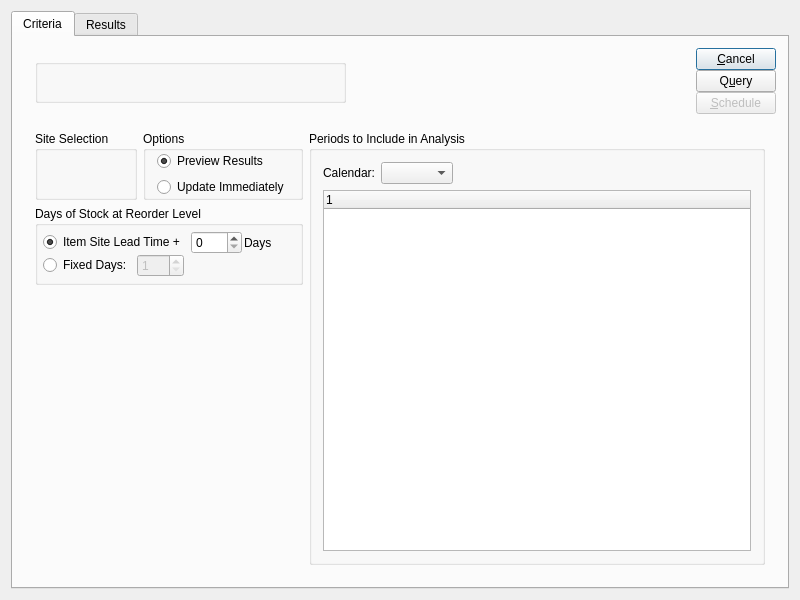
<?xml version="1.0" encoding="UTF-8"?>
<ui version="4.0">
 <comment>This file is part of the xTuple ERP: PostBooks Edition, a free and
open source Enterprise Resource Planning software suite,
Copyright (c) 1999-2010 by OpenMFG LLC, d/b/a xTuple.
It is licensed to you under the Common Public Attribution License
version 1.0, the full text of which (including xTuple-specific Exhibits)
is available at www.xtuple.com/CPAL.  By using this software, you agree
to be bound by its terms.</comment>
 <class>updateReorderLevels</class>
 <widget class="QDialog" name="updateReorderLevels">
  <property name="geometry">
   <rect>
    <x>0</x>
    <y>0</y>
    <width>800</width>
    <height>600</height>
   </rect>
  </property>
  <property name="windowTitle">
   <string>Update Reorder Levels</string>
  </property>
  <layout class="QGridLayout">
   <item row="0" column="0">
    <widget class="QTabWidget" name="_tab">
     <property name="currentIndex">
      <number>0</number>
     </property>
     <widget class="QWidget" name="_criteriaTab">
      <attribute name="title">
       <string>Criteria</string>
      </attribute>
      <layout class="QGridLayout">
       <item row="0" column="0">
        <layout class="QHBoxLayout">
         <item>
          <widget class="QStackedWidget" name="_stack">
           <property name="currentIndex">
            <number>0</number>
           </property>
           <widget class="QWidget" name="_paramPage">
            <layout class="QGridLayout">
             <item row="0" column="0">
              <widget class="ParameterGroup" name="_parameter">
               <property name="title">
                <string/>
               </property>
               <property name="fixedSize">
                <bool>false</bool>
               </property>
              </widget>
             </item>
            </layout>
           </widget>
           <widget class="QWidget" name="_itemPage">
            <layout class="QGridLayout">
             <item row="0" column="0">
              <widget class="ItemCluster" name="_item">
               <property name="enabled">
                <bool>true</bool>
               </property>
              </widget>
             </item>
            </layout>
           </widget>
          </widget>
         </item>
         <item>
          <spacer>
           <property name="orientation">
            <enum>Qt::Horizontal</enum>
           </property>
           <property name="sizeHint" stdset="0">
            <size>
             <width>0</width>
             <height>20</height>
            </size>
           </property>
          </spacer>
         </item>
         <item>
          <layout class="QVBoxLayout">
           <property name="spacing">
            <number>0</number>
           </property>
           <item>
            <layout class="QVBoxLayout">
             <property name="spacing">
              <number>0</number>
             </property>
             <item>
              <widget class="QPushButton" name="_close">
               <property name="text">
                <string>&amp;Cancel</string>
               </property>
              </widget>
             </item>
             <item>
              <widget class="QPushButton" name="_update">
               <property name="text">
                <string>Q&amp;uery</string>
               </property>
               <property name="default">
                <bool>true</bool>
               </property>
              </widget>
             </item>
             <item>
              <widget class="QPushButton" name="_submit">
               <property name="enabled">
                <bool>false</bool>
               </property>
               <property name="text">
                <string>&amp;Schedule</string>
               </property>
              </widget>
             </item>
            </layout>
           </item>
           <item>
            <spacer>
             <property name="orientation">
              <enum>Qt::Vertical</enum>
             </property>
             <property name="sizeHint" stdset="0">
              <size>
               <width>20</width>
               <height>0</height>
              </size>
             </property>
            </spacer>
           </item>
          </layout>
         </item>
        </layout>
       </item>
       <item row="1" column="0">
        <widget class="QFrame" name="_frame">
         <property name="sizePolicy">
          <sizepolicy hsizetype="Preferred" vsizetype="Preferred">
           <horstretch>0</horstretch>
           <verstretch>1</verstretch>
          </sizepolicy>
         </property>
         <property name="frameShape">
          <enum>QFrame::NoFrame</enum>
         </property>
         <property name="frameShadow">
          <enum>QFrame::Raised</enum>
         </property>
         <layout class="QGridLayout">
          <item row="0" column="0">
           <widget class="WarehouseGroup" name="_warehouse">
            <property name="title">
             <string>Site Selection</string>
            </property>
            <property name="fixedSize">
             <bool>false</bool>
            </property>
           </widget>
          </item>
          <item row="0" column="1">
           <widget class="QGroupBox" name="groupBox">
            <property name="title">
             <string>Options</string>
            </property>
            <layout class="QGridLayout">
             <property name="topMargin">
              <number>0</number>
             </property>
             <property name="bottomMargin">
              <number>0</number>
             </property>
             <item row="0" column="0">
              <widget class="QRadioButton" name="_preview">
               <property name="text">
                <string>Preview Results</string>
               </property>
               <property name="checked">
                <bool>true</bool>
               </property>
              </widget>
             </item>
             <item row="1" column="0">
              <widget class="QRadioButton" name="_postImmediate">
               <property name="text">
                <string>Update Immediately</string>
               </property>
              </widget>
             </item>
            </layout>
           </widget>
          </item>
          <item row="0" column="2" rowspan="3">
           <widget class="QGroupBox" name="_periodsToInclude">
            <property name="title">
             <string>Periods to Include in Analysis</string>
            </property>
            <layout class="QGridLayout">
             <item row="0" column="0">
              <widget class="QLabel" name="_calendarLit">
               <property name="text">
                <string>Calendar:</string>
               </property>
               <property name="alignment">
                <set>Qt::AlignRight|Qt::AlignTrailing|Qt::AlignVCenter</set>
               </property>
              </widget>
             </item>
             <item row="0" column="1">
              <layout class="QHBoxLayout">
               <item>
                <widget class="CalendarComboBox" name="_calendar"/>
               </item>
               <item>
                <spacer>
                 <property name="orientation">
                  <enum>Qt::Horizontal</enum>
                 </property>
                 <property name="sizeHint" stdset="0">
                  <size>
                   <width>40</width>
                   <height>20</height>
                  </size>
                 </property>
                </spacer>
               </item>
              </layout>
             </item>
             <item row="1" column="0" colspan="2">
              <widget class="PeriodsListView" name="_periods"/>
             </item>
            </layout>
           </widget>
          </item>
          <item row="1" column="0" colspan="2">
           <widget class="QGroupBox" name="_daysGroup">
            <property name="title">
             <string>Days of Stock at Reorder Level</string>
            </property>
            <layout class="QVBoxLayout">
             <property name="spacing">
              <number>0</number>
             </property>
             <property name="margin">
              <number>5</number>
             </property>
             <item>
              <layout class="QHBoxLayout">
               <property name="spacing">
                <number>2</number>
               </property>
               <item>
                <widget class="QRadioButton" name="_leadTime">
                 <property name="text">
                  <string>Item Site Lead Time + </string>
                 </property>
                 <property name="checked">
                  <bool>true</bool>
                 </property>
                </widget>
               </item>
               <item>
                <layout class="QHBoxLayout">
                 <property name="spacing">
                  <number>2</number>
                 </property>
                 <item>
                  <widget class="QSpinBox" name="_leadTimePad"/>
                 </item>
                 <item>
                  <widget class="QLabel" name="_daysLit">
                   <property name="text">
                    <string>Days</string>
                   </property>
                  </widget>
                 </item>
                </layout>
               </item>
              </layout>
             </item>
             <item>
              <layout class="QHBoxLayout">
               <property name="spacing">
                <number>5</number>
               </property>
               <item>
                <widget class="QRadioButton" name="_fixedDays">
                 <property name="text">
                  <string>Fixed Days:</string>
                 </property>
                </widget>
               </item>
               <item>
                <layout class="QHBoxLayout">
                 <property name="spacing">
                  <number>0</number>
                 </property>
                 <item>
                  <widget class="QSpinBox" name="_days">
                   <property name="enabled">
                    <bool>false</bool>
                   </property>
                   <property name="minimum">
                    <number>1</number>
                   </property>
                   <property name="maximum">
                    <number>999</number>
                   </property>
                   <property name="value">
                    <number>1</number>
                   </property>
                  </widget>
                 </item>
                 <item>
                  <spacer>
                   <property name="orientation">
                    <enum>Qt::Horizontal</enum>
                   </property>
                   <property name="sizeType">
                    <enum>QSizePolicy::MinimumExpanding</enum>
                   </property>
                   <property name="sizeHint" stdset="0">
                    <size>
                     <width>0</width>
                     <height>20</height>
                    </size>
                   </property>
                  </spacer>
                 </item>
                </layout>
               </item>
              </layout>
             </item>
            </layout>
           </widget>
          </item>
          <item row="2" column="0">
           <spacer>
            <property name="orientation">
             <enum>Qt::Vertical</enum>
            </property>
            <property name="sizeHint" stdset="0">
             <size>
              <width>20</width>
              <height>40</height>
             </size>
            </property>
           </spacer>
          </item>
         </layout>
        </widget>
       </item>
      </layout>
     </widget>
     <widget class="QWidget" name="_resultsTab">
      <attribute name="title">
       <string>Results</string>
      </attribute>
      <layout class="QGridLayout">
       <item row="0" column="0" colspan="2">
        <layout class="QHBoxLayout">
         <item>
          <widget class="QLabel" name="_totalDaysLit">
           <property name="text">
            <string>Total Days Analyzed:</string>
           </property>
           <property name="alignment">
            <set>Qt::AlignRight|Qt::AlignTrailing|Qt::AlignVCenter</set>
           </property>
          </widget>
         </item>
         <item>
          <widget class="XLineEdit" name="_totalDays">
           <property name="enabled">
            <bool>false</bool>
           </property>
           <property name="sizePolicy">
            <sizepolicy hsizetype="Preferred" vsizetype="Fixed">
             <horstretch>0</horstretch>
             <verstretch>0</verstretch>
            </sizepolicy>
           </property>
           <property name="toolTip">
            <string>ot</string>
           </property>
          </widget>
         </item>
         <item>
          <spacer>
           <property name="orientation">
            <enum>Qt::Horizontal</enum>
           </property>
           <property name="sizeHint" stdset="0">
            <size>
             <width>221</width>
             <height>20</height>
            </size>
           </property>
          </spacer>
         </item>
        </layout>
       </item>
       <item row="1" column="0">
        <widget class="XTreeWidget" name="_results">
         <property name="editTriggers">
          <set>QAbstractItemView::AllEditTriggers</set>
         </property>
         <property name="selectionMode">
          <enum>QAbstractItemView::ExtendedSelection</enum>
         </property>
        </widget>
       </item>
       <item row="1" column="2">
        <layout class="QVBoxLayout">
         <item>
          <widget class="QPushButton" name="_post">
           <property name="enabled">
            <bool>false</bool>
           </property>
           <property name="text">
            <string>&amp;Post</string>
           </property>
          </widget>
         </item>
         <item>
          <spacer>
           <property name="orientation">
            <enum>Qt::Vertical</enum>
           </property>
           <property name="sizeHint" stdset="0">
            <size>
             <width>20</width>
             <height>40</height>
            </size>
           </property>
          </spacer>
         </item>
        </layout>
       </item>
      </layout>
     </widget>
    </widget>
   </item>
  </layout>
 </widget>
 <layoutdefault spacing="6" margin="11"/>
 <pixmapfunction>qPixmapFromMimeSource</pixmapfunction>
 <customwidgets>
  <customwidget>
   <class>CalendarComboBox</class>
   <extends>XComboBox</extends>
   <header>calendarTools.h</header>
  </customwidget>
  <customwidget>
   <class>ItemCluster</class>
   <extends>QWidget</extends>
   <header>itemcluster.h</header>
   <container>1</container>
  </customwidget>
  <customwidget>
   <class>ParameterGroup</class>
   <extends>QGroupBox</extends>
   <header>parametergroup.h</header>
   <container>1</container>
  </customwidget>
  <customwidget>
   <class>PeriodsListView</class>
   <extends>XTreeWidget</extends>
   <header>calendarTools.h</header>
  </customwidget>
  <customwidget>
   <class>WarehouseGroup</class>
   <extends>QGroupBox</extends>
   <header>warehousegroup.h</header>
   <container>1</container>
  </customwidget>
  <customwidget>
   <class>XComboBox</class>
   <extends>QComboBox</extends>
   <header>xcombobox.h</header>
  </customwidget>
  <customwidget>
   <class>XLineEdit</class>
   <extends>QLineEdit</extends>
   <header>xlineedit.h</header>
  </customwidget>
  <customwidget>
   <class>XTreeWidget</class>
   <extends>QTreeWidget</extends>
   <header>xtreewidget.h</header>
   <container>1</container>
  </customwidget>
 </customwidgets>
 <tabstops>
  <tabstop>_warehouse</tabstop>
  <tabstop>_parameter</tabstop>
  <tabstop>_leadTime</tabstop>
  <tabstop>_leadTimePad</tabstop>
  <tabstop>_fixedDays</tabstop>
  <tabstop>_days</tabstop>
  <tabstop>_periods</tabstop>
  <tabstop>_update</tabstop>
  <tabstop>_submit</tabstop>
  <tabstop>_close</tabstop>
 </tabstops>
 <resources/>
 <connections>
  <connection>
   <sender>_close</sender>
   <signal>clicked()</signal>
   <receiver>updateReorderLevels</receiver>
   <slot>reject()</slot>
   <hints>
    <hint type="sourcelabel">
     <x>464</x>
     <y>45</y>
    </hint>
    <hint type="destinationlabel">
     <x>20</x>
     <y>20</y>
    </hint>
   </hints>
  </connection>
  <connection>
   <sender>_fixedDays</sender>
   <signal>toggled(bool)</signal>
   <receiver>_days</receiver>
   <slot>setEnabled(bool)</slot>
   <hints>
    <hint type="sourcelabel">
     <x>56</x>
     <y>286</y>
    </hint>
    <hint type="destinationlabel">
     <x>150</x>
     <y>289</y>
    </hint>
   </hints>
  </connection>
  <connection>
   <sender>_leadTime</sender>
   <signal>toggled(bool)</signal>
   <receiver>_leadTimePad</receiver>
   <slot>setEnabled(bool)</slot>
   <hints>
    <hint type="sourcelabel">
     <x>56</x>
     <y>244</y>
    </hint>
    <hint type="destinationlabel">
     <x>234</x>
     <y>238</y>
    </hint>
   </hints>
  </connection>
  <connection>
   <sender>_postImmediate</sender>
   <signal>toggled(bool)</signal>
   <receiver>_submit</receiver>
   <slot>setEnabled(bool)</slot>
   <hints>
    <hint type="sourcelabel">
     <x>260</x>
     <y>166</y>
    </hint>
    <hint type="destinationlabel">
     <x>464</x>
     <y>95</y>
    </hint>
   </hints>
  </connection>
  <connection>
   <sender>_results</sender>
   <signal>valid(bool)</signal>
   <receiver>_post</receiver>
   <slot>setEnabled(bool)</slot>
   <hints>
    <hint type="sourcelabel">
     <x>425</x>
     <y>95</y>
    </hint>
    <hint type="destinationlabel">
     <x>519</x>
     <y>91</y>
    </hint>
   </hints>
  </connection>
  <connection>
   <sender>_calendar</sender>
   <signal>newCalendarId(int)</signal>
   <receiver>_periods</receiver>
   <slot>populate(int)</slot>
   <hints>
    <hint type="sourcelabel">
     <x>592</x>
     <y>198</y>
    </hint>
    <hint type="destinationlabel">
     <x>622</x>
     <y>387</y>
    </hint>
   </hints>
  </connection>
  <connection>
   <sender>_calendar</sender>
   <signal>select(ParameterList&amp;)</signal>
   <receiver>_periods</receiver>
   <slot>load(ParameterList&amp;)</slot>
   <hints>
    <hint type="sourcelabel">
     <x>592</x>
     <y>198</y>
    </hint>
    <hint type="destinationlabel">
     <x>622</x>
     <y>387</y>
    </hint>
   </hints>
  </connection>
 </connections>
</ui>
